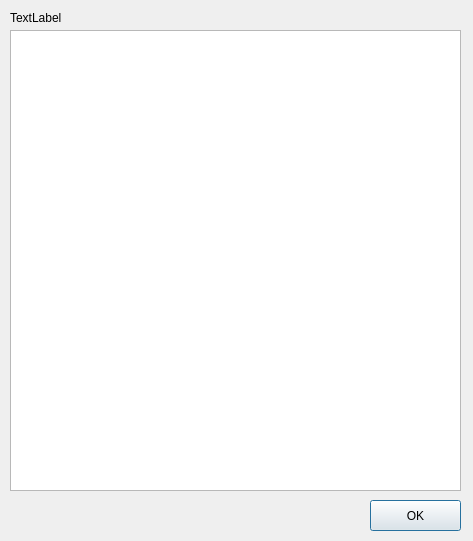
<?xml version="1.0" encoding="UTF-8"?>
<ui version="4.0">
 <class>DialogHelpOrLicence</class>
 <widget class="QDialog" name="DialogHelpOrLicence">
  <property name="geometry">
   <rect>
    <x>0</x>
    <y>0</y>
    <width>473</width>
    <height>541</height>
   </rect>
  </property>
  <property name="windowTitle">
   <string>DialogHelpOrLicence</string>
  </property>
  <widget class="QPushButton" name="bnOk">
   <property name="geometry">
    <rect>
     <x>370</x>
     <y>500</y>
     <width>91</width>
     <height>31</height>
    </rect>
   </property>
   <property name="text">
    <string>OK</string>
   </property>
  </widget>
  <widget class="QLabel" name="labelTop">
   <property name="geometry">
    <rect>
     <x>10</x>
     <y>10</y>
     <width>451</width>
     <height>16</height>
    </rect>
   </property>
   <property name="text">
    <string>TextLabel</string>
   </property>
  </widget>
  <widget class="QTextEdit" name="textEdit">
   <property name="geometry">
    <rect>
     <x>10</x>
     <y>30</y>
     <width>451</width>
     <height>461</height>
    </rect>
   </property>
   <property name="readOnly">
    <bool>true</bool>
   </property>
  </widget>
 </widget>
 <layoutdefault spacing="6" margin="11"/>
 <resources/>
 <connections>
  <connection>
   <sender>bnOk</sender>
   <signal>clicked()</signal>
   <receiver>DialogHelpOrLicence</receiver>
   <slot>accept()</slot>
   <hints>
    <hint type="sourcelabel">
     <x>399</x>
     <y>509</y>
    </hint>
    <hint type="destinationlabel">
     <x>313</x>
     <y>506</y>
    </hint>
   </hints>
  </connection>
 </connections>
</ui>
